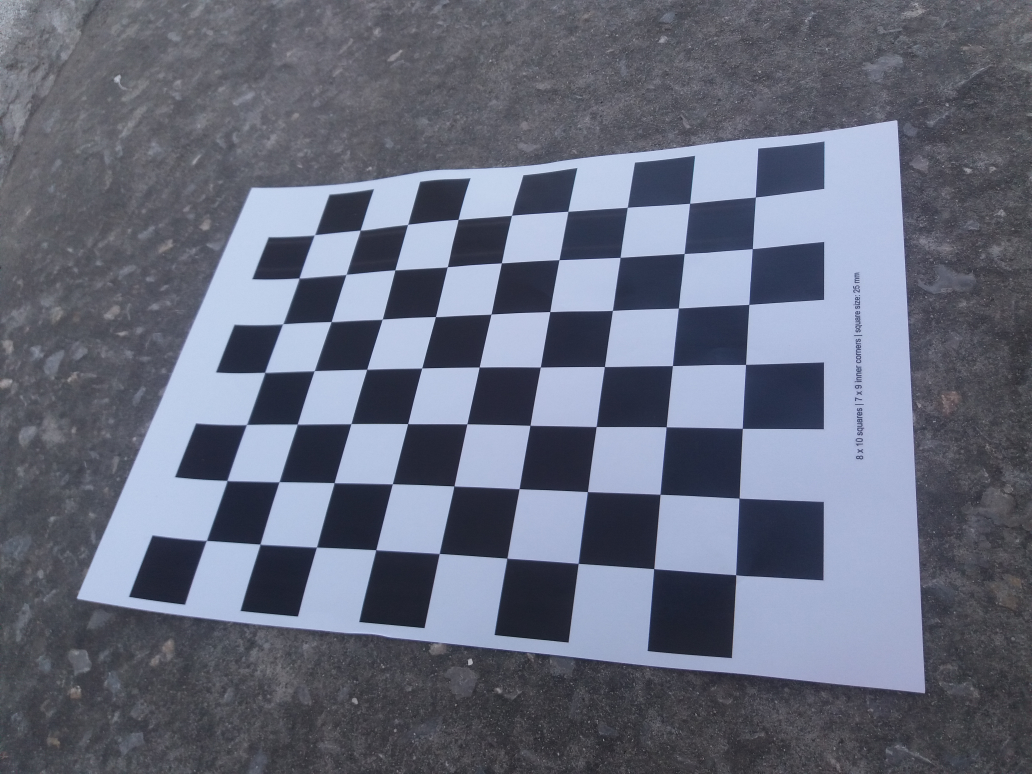
#> input picture calibration/images/cardboard_001.jpg, 4128 x 3096 px (shown at 1/4 size); its folder holds only this picture in this run
$ python review_calibration_images.py
#> lines starting #> are read from the running program, lines starting #| are printed output that depends on the picture

"""Generate visual diagnostics for checkerboard calibration photographs.

Outputs:
    calibration/diagnostics/overlays/
        Full-resolution checkerboard detection overlays.

    calibration/diagnostics/checkerboard_contact_sheet.jpg
        Contact sheet for reviewing all calibration photographs.

The script does not modify calibration parameters or source images.
"""

from __future__ import annotations

import csv
import logging
from pathlib import Path

import cv2
import numpy as np


PROJECT_ROOT = Path(__file__).resolve().parents[1]
IMAGE_DIRECTORY = PROJECT_ROOT / "calibration" / "images"
DIAGNOSTICS_DIRECTORY = PROJECT_ROOT / "calibration" / "diagnostics"
OVERLAY_DIRECTORY = DIAGNOSTICS_DIRECTORY / "overlays"
ERRORS_FILE = PROJECT_ROOT / "calibration" / "reprojection_errors.csv"

BOARD_PATTERNS = ((7, 9), (9, 7))
IMAGE_EXTENSIONS = {".jpg", ".jpeg", ".png"}

THUMBNAIL_WIDTH = 480
THUMBNAIL_HEIGHT = 360
GRID_COLUMNS = 4

LOGGER = logging.getLogger("calibration_image_review")


def configure_logging() -> None:
    """Configure persistent and console logging."""
    DIAGNOSTICS_DIRECTORY.mkdir(parents=True, exist_ok=True)

    log_path = DIAGNOSTICS_DIRECTORY / "image_review.log"

    formatter = logging.Formatter(
        "%(asctime)s | %(levelname)s | %(message)s"
    )

    file_handler = logging.FileHandler(
        log_path,
        encoding="utf-8",
    )
    file_handler.setFormatter(formatter)

    console_handler = logging.StreamHandler()
    console_handler.setFormatter(formatter)

    logging.basicConfig(
        level=logging.INFO,
        handlers=[file_handler, console_handler],
        force=True,
    )


def normalize_orientation(image: np.ndarray) -> np.ndarray:
    """Normalize portrait photographs to landscape orientation."""
    height, width = image.shape[:2]

    if height > width:
        return cv2.rotate(image, cv2.ROTATE_90_CLOCKWISE)

    return image


def load_reprojection_errors() -> dict[str, float]:
    """Load previously calculated per-image reprojection errors."""
    if not ERRORS_FILE.is_file():
        raise FileNotFoundError(
            f"Reprojection error file not found: {ERRORS_FILE}"
        )

    with ERRORS_FILE.open(
        "r",
        newline="",
        encoding="utf-8",
    ) as file:
        rows = csv.DictReader(file)

        return {
            row["image"]: float(row["reprojection_error_px"])
            for row in rows
        }


def detect_checkerboard(
    gray_image: np.ndarray,
) -> tuple[bool, np.ndarray | None, tuple[int, int] | None]:
    """Detect checkerboard corners using the calibration settings."""
    flags = (
        cv2.CALIB_CB_ADAPTIVE_THRESH
        | cv2.CALIB_CB_NORMALIZE_IMAGE
    )

    for pattern_size in BOARD_PATTERNS:
        found, corners = cv2.findChessboardCorners(
            gray_image,
            pattern_size,
            flags,
        )

        if not found:
            found, corners = cv2.findChessboardCornersSB(
                gray_image,
                pattern_size,
            )

        if found and corners is not None:
            refined = cv2.cornerSubPix(
                gray_image,
                corners,
                (11, 11),
                (-1, -1),
                (
                    cv2.TERM_CRITERIA_EPS
                    | cv2.TERM_CRITERIA_MAX_ITER,
                    30,
                    0.001,
                ),
            )

            return True, refined, pattern_size

    return False, None, None


def create_thumbnail(
    image: np.ndarray,
    filename: str,
    error: float | None,
    detected: bool,
) -> np.ndarray:
    """Create a labelled thumbnail while preserving image proportions."""
    height, width = image.shape[:2]

    scale = min(
        THUMBNAIL_WIDTH / width,
        THUMBNAIL_HEIGHT / height,
    )

    resized = cv2.resize(
        image,
        None,
        fx=scale,
        fy=scale,
        interpolation=cv2.INTER_AREA,
    )

    canvas = np.zeros(
        (THUMBNAIL_HEIGHT, THUMBNAIL_WIDTH, 3),
        dtype=np.uint8,
    )

    y_offset = (THUMBNAIL_HEIGHT - resized.shape[0]) // 2
    x_offset = (THUMBNAIL_WIDTH - resized.shape[1]) // 2

    canvas[
        y_offset:y_offset + resized.shape[0],
        x_offset:x_offset + resized.shape[1],
    ] = resized

    status = "DETECTED" if detected else "NOT DETECTED"

    cv2.putText(
        canvas,
        filename,
        (10, 22),
        cv2.FONT_HERSHEY_SIMPLEX,
        0.55,
        (255, 255, 255),
        1,
        cv2.LINE_AA,
    )

    if error is not None:
        detail = f"{status} | RMS: {error:.3f} px"
    else:
        detail = status

    cv2.putText(
        canvas,
        detail,
        (10, THUMBNAIL_HEIGHT - 12),
        cv2.FONT_HERSHEY_SIMPLEX,
        0.55,
        (0, 255, 0) if detected else (0, 0, 255),
        1,
        cv2.LINE_AA,
    )

    return canvas


def create_contact_sheet(thumbnails: list[np.ndarray]) -> np.ndarray:
    """Arrange all image thumbnails into a contact sheet."""
    rows = (
        len(thumbnails) + GRID_COLUMNS - 1
    ) // GRID_COLUMNS

    sheet = np.zeros(
        (
            rows * THUMBNAIL_HEIGHT,
            GRID_COLUMNS * THUMBNAIL_WIDTH,
            3,
        ),
        dtype=np.uint8,
    )

    for index, thumbnail in enumerate(thumbnails):
        row = index // GRID_COLUMNS
        column = index % GRID_COLUMNS

        y_start = row * THUMBNAIL_HEIGHT
        x_start = column * THUMBNAIL_WIDTH

        sheet[
            y_start:y_start + THUMBNAIL_HEIGHT,
            x_start:x_start + THUMBNAIL_WIDTH,
        ] = thumbnail

    return sheet


def main() -> None:
    """Generate overlays and the checkerboard contact sheet."""
    configure_logging()
    OVERLAY_DIRECTORY.mkdir(parents=True, exist_ok=True)

    if not IMAGE_DIRECTORY.is_dir():
        raise FileNotFoundError(
            f"Calibration image directory not found: {IMAGE_DIRECTORY}"
        )

    errors = load_reprojection_errors()
#> (reads calibration/reprojection_errors.csv from the repository)

    image_paths = sorted(
        path
        for path in IMAGE_DIRECTORY.iterdir()
        if path.suffix.lower() in IMAGE_EXTENSIONS
    )

    if not image_paths:
        raise RuntimeError("No calibration photographs were found.")

    thumbnails: list[np.ndarray] = []
    detected_count = 0
    failed_count = 0

    for image_path in image_paths:
        image = cv2.imread(str(image_path))
#> image is the input picture: shape (3096, 4128, 3); mean B, G, R 124.5, 108.1, 103.1

        if image is None:
            LOGGER.error("Unable to read %s", image_path.name)
            failed_count += 1
            continue

        normalized = normalize_orientation(image)
        gray = cv2.cvtColor(normalized, cv2.COLOR_BGR2GRAY)
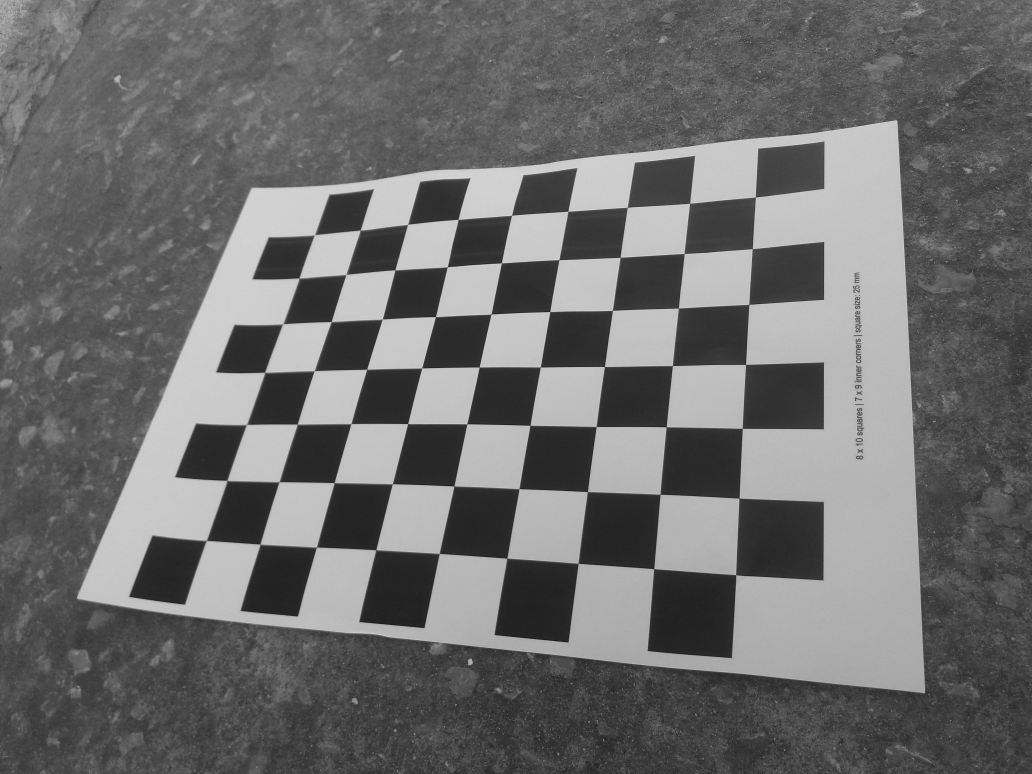
#> gray: shape (3096, 4128) (shown at 1/4 size); min 2, max 232, mean 108.4

        found, corners, pattern_size = detect_checkerboard(gray)
#> the loop in detect_checkerboard, `for pattern_size in BOARD_PATTERNS:` made 1 pass
#> found = True; corners = 63 rows, first 8: [3022.5, 789.4], [3010.4, 995.7], [2996.7, 1218.6], [2983.4, 1458.6], [2970.5, 1714.3], [2957.5, 1993.5], [2944.3, 2300.3], [2759.6, 814.4]; pattern_size = (7, 9)

        overlay = normalized.copy()
        error = errors.get(image_path.name)

        if found and corners is not None and pattern_size is not None:
            cv2.drawChessboardCorners(
                overlay,
                pattern_size,
                corners,
                True,
            )

            # Outline the detected inner-corner grid.
            grid = corners.reshape(
                pattern_size[1],
                pattern_size[0],
                2,
            )

            boundary = np.array(
                [
                    grid[0, 0],
                    grid[0, -1],
                    grid[-1, -1],
                    grid[-1, 0],
                ],
                dtype=np.int32,
            ).reshape((-1, 1, 2))
#> boundary = [[3022, 789], [2944, 2300], [827, 2162], [1259, 940]]

            cv2.polylines(
                overlay,
                [boundary],
                isClosed=True,
                color=(0, 255, 0),
                thickness=5,
                lineType=cv2.LINE_AA,
            )

            detected_count += 1
            LOGGER.info("Detected: %s", image_path.name)
        else:
            failed_count += 1
            LOGGER.warning("Not detected: %s", image_path.name)

        overlay_path = OVERLAY_DIRECTORY / (
            f"{image_path.stem}_overlay.jpg"
        )

        if not cv2.imwrite(str(overlay_path), overlay):
            raise RuntimeError(
                f"Failed to save overlay: {overlay_path}"
            )

        thumbnails.append(
            create_thumbnail(
                overlay,
                image_path.name,
                error,
                found,
            )
        )
#> in create_thumbnail, `resized = cv2.resize( image, None, fx=scale, fy=scale, interpolation=c..`:
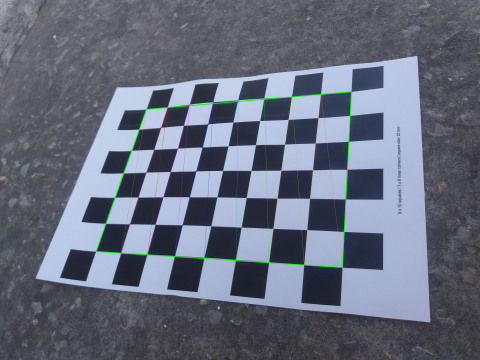
#> resized: shape (360, 480, 3); mean B, G, R 123.8, 108.5, 102.7
#> in create_thumbnail, `status = "DETECTED" if detected else "NOT DETECTED"`: status = 'DETECTED'
#> in create_thumbnail, `detail = f"{status} | RMS: {error:.3f} px"`: detail = 'DETECTED | RMS: 5.037 px'
#> in create_thumbnail, `cv2.putText( canvas, detail, (10, THUMBNAIL_HEIGHT - 12), cv2.FONT_HER..`:
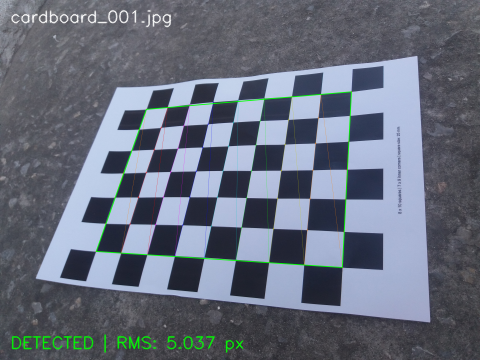
#> canvas: shape (360, 480, 3); mean B, G, R 123.8, 109.7, 102.8

    contact_sheet = create_contact_sheet(thumbnails)
#> in create_contact_sheet, `rows = ( len(thumbnails) + GRID_COLUMNS - 1 ) // GRID_COLUMNS`: rows = 1
#> the loop in create_contact_sheet, `for index, thumbnail in enumerate(thumbnails):` made 1 pass
#> (row, column, y_start, x_start) on pass 1: (0, 0, 0, 0)
#> after the loop in create_contact_sheet, `for index, thumbnail in enumerate(thumbnails):`:
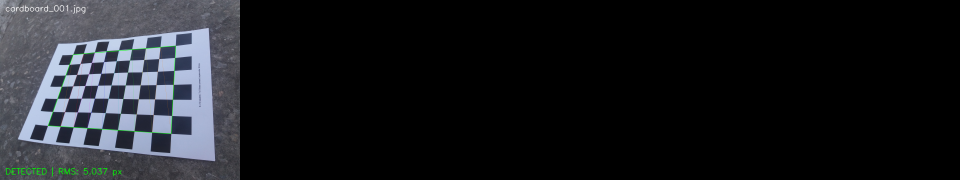
#> sheet: shape (360, 1920, 3) (shown at 1/2 size); mean B, G, R 31, 27.4, 25.7

    contact_sheet_path = (
        DIAGNOSTICS_DIRECTORY / "checkerboard_contact_sheet.jpg"
    )

    if not cv2.imwrite(
        str(contact_sheet_path),
        contact_sheet,
        [cv2.IMWRITE_JPEG_QUALITY, 92],
    ):
        raise RuntimeError("Failed to save checkerboard contact sheet.")

    LOGGER.info("Images reviewed: %d", len(image_paths))
    LOGGER.info("Detections: %d", detected_count)
    LOGGER.info("Detection failures: %d", failed_count)
    LOGGER.info("Contact sheet: %s", contact_sheet_path)
    LOGGER.info("Full-resolution overlays: %s", OVERLAY_DIRECTORY)


if __name__ == "__main__":
    main()
